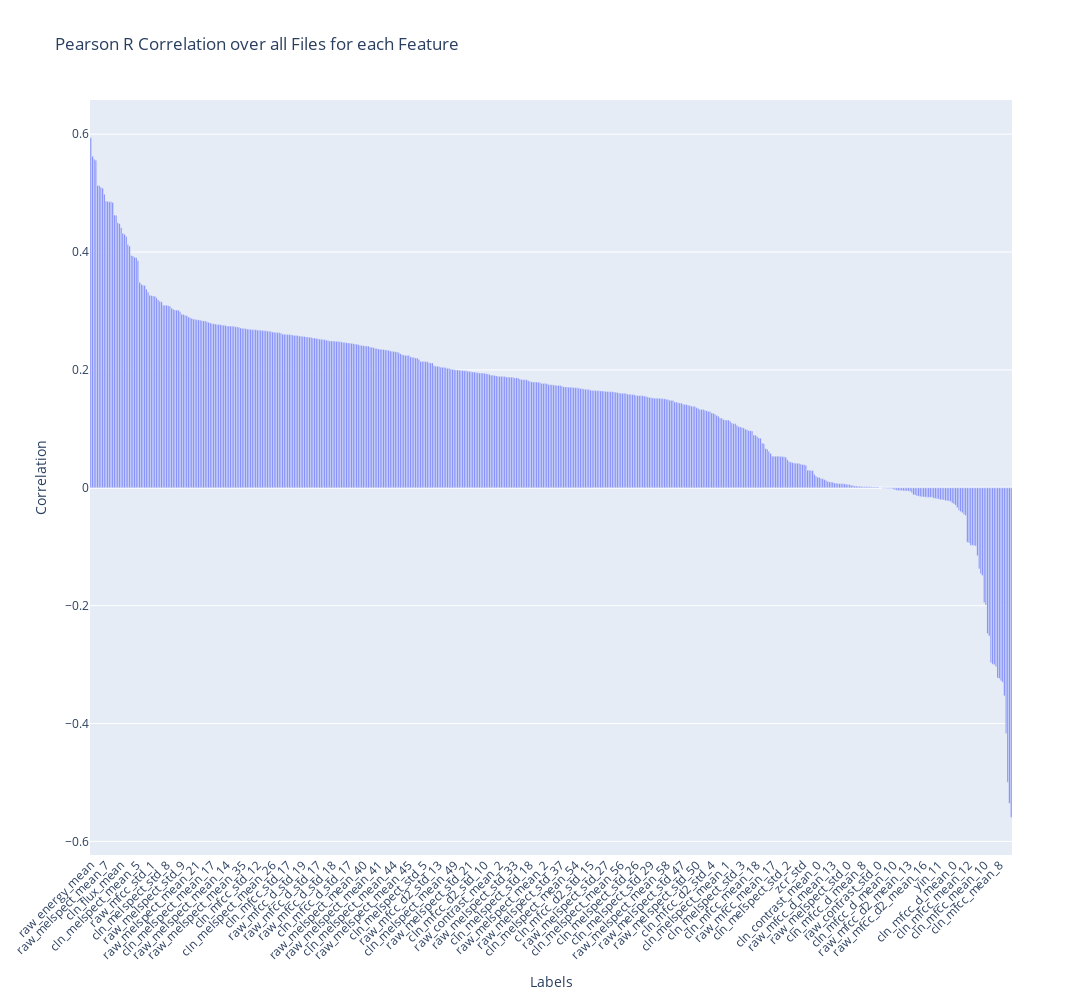

The code cell stored with this chart in its notebook:
### Code cell
correlations_by_file = np.asarray(correlations_by_file)

overall_correlation_by_feature = []

for i in range(correlations_by_file.shape[1]):

    correlations = correlations_by_file[:, i]
    overall_correlation = sum(correlations) / correlations_by_file.shape[0]

    overall_correlation_by_feature.append(overall_correlation)




labels = create_labels()


# Sort the values and labels in ascending order
sorted_values, sorted_labels = zip(*sorted(zip(overall_correlation_by_feature, labels), reverse= True))

    

# Create the bar plot
fig = go.Figure([go.Bar(x=sorted_labels, y=sorted_values)])

# Update the layout
fig.update_layout(
    title='Pearson R Correlation over all Files for each Feature',
    xaxis_title='Labels',
    yaxis_title='Correlation',
    xaxis_tickangle=-45,
    height = 1000,
    width = 2000
)

# Show the plot
fig.show()

### Figure 1 — Plotly figure (JSON) as saved in the notebook; plotly's stock layout.template omitted (floating-point values rounded to 4 significant figures; data arrays with more than 128 entries replaced by an {"elided": "..."} marker saying what was removed)
{"data": [{"type": "bar", "x": {"elided": "548 str values"}, "y": {"elided": "548 float values"}}], "layout": {"height": 1000, "title": {"text": "Pearson R Correlation over all Files for each Feature"}, "width": 2000, "xaxis": {"tickangle": -45, "title": {"text": "Labels"}}, "yaxis": {"title": {"text": "Correlation"}}}}
